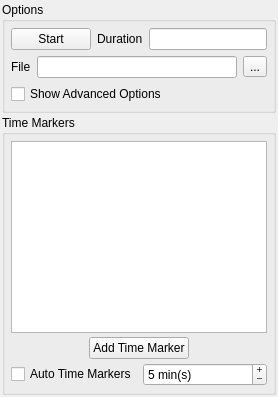
       <widget class="QWidget" name="mControlsRecordTab" >
        <attribute name="title" >
         <string>Record</string>
        </attribute>
        <layout class="QVBoxLayout" >
         <property name="spacing" >
          <number>2</number>
         </property>
         <property name="margin" >
          <number>2</number>
         </property>
         <item>
          <widget class="QGroupBox" name="mRecordOptionsGroupBox" >
           <property name="sizePolicy" >
            <sizepolicy vsizetype="Minimum" hsizetype="Preferred" >
             <horstretch>0</horstretch>
             <verstretch>0</verstretch>
            </sizepolicy>
           </property>
           <property name="title" >
            <string>Options</string>
           </property>
           <layout class="QVBoxLayout" >
            <property name="spacing" >
             <number>4</number>
            </property>
            <property name="margin" >
             <number>6</number>
            </property>
            <item>
             <widget class="QWidget" native="1" name="mOptionsVerticalLayout" >
              <layout class="QVBoxLayout" >
               <property name="spacing" >
                <number>6</number>
               </property>
               <property name="margin" >
                <number>0</number>
               </property>
               <item>
                <layout class="QHBoxLayout" >
                 <property name="spacing" >
                  <number>6</number>
                 </property>
                 <property name="margin" >
                  <number>0</number>
                 </property>
                 <item>
                  <widget class="QPushButton" name="mRecordStartButton" >
                   <property name="toolTip" >
                    <string>Start recording from present moment in the scenario. </string>
                   </property>
                   <property name="text" >
                    <string>Start</string>
                   </property>
                  </widget>
                 </item>
                 <item>
                  <widget class="QLabel" name="mRecordDurationLabel" >
                   <property name="text" >
                    <string>Duration</string>
                   </property>
                  </widget>
                 </item>
                 <item>
                  <widget class="QLineEdit" name="mRecordDurationLineEdit" >
                   <property name="enabled" >
                    <bool>true</bool>
                   </property>
                   <property name="alignment" >
                    <set>Qt::AlignRight</set>
                   </property>
                   <property name="readOnly" >
                    <bool>true</bool>
                   </property>
                  </widget>
                 </item>
                </layout>
               </item>
               <item>
                <layout class="QHBoxLayout" >
                 <property name="spacing" >
                  <number>6</number>
                 </property>
                 <property name="margin" >
                  <number>0</number>
                 </property>
                 <item>
                  <widget class="QLabel" name="mRecordFileLabel" >
                   <property name="text" >
                    <string>File</string>
                   </property>
                   <property name="buddy" >
                    <cstring>mRecordFileLineEdit</cstring>
                   </property>
                  </widget>
                 </item>
                 <item>
                  <widget class="QLineEdit" name="mRecordFileLineEdit" >
                   <property name="sizePolicy" >
                    <sizepolicy vsizetype="Fixed" hsizetype="Expanding" >
                     <horstretch>1</horstretch>
                     <verstretch>0</verstretch>
                    </sizepolicy>
                   </property>
                   <property name="toolTip" >
                    <string>The output file to write data to.</string>
                   </property>
                   <property name="readOnly" >
                    <bool>true</bool>
                   </property>
                  </widget>
                 </item>
                 <item>
                  <widget class="QToolButton" name="mRecordFilePushButton" >
                   <property name="text" >
                    <string>...</string>
                   </property>
                  </widget>
                 </item>
                </layout>
               </item>
               <item>
                <widget class="QCheckBox" name="mRecordShowAdvancedOptionsCheckBox" >
                 <property name="text" >
                  <string>Show Advanced Options</string>
                 </property>
                </widget>
               </item>
              </layout>
             </widget>
            </item>
           </layout>
          </widget>
         </item>
         <item>
          <widget class="QWidget" native="1" name="widget_4" >
           <property name="sizePolicy" >
            <sizepolicy vsizetype="Preferred" hsizetype="Preferred" >
             <horstretch>0</horstretch>
             <verstretch>10</verstretch>
            </sizepolicy>
           </property>
           <layout class="QVBoxLayout" >
            <property name="spacing" >
             <number>0</number>
            </property>
            <property name="margin" >
             <number>0</number>
            </property>
            <item>
             <widget class="QGroupBox" name="mRecordTimeMarkersGroupBox" >
              <property name="minimumSize" >
               <size>
                <width>0</width>
                <height>0</height>
               </size>
              </property>
              <property name="title" >
               <string>Time Markers</string>
              </property>
              <layout class="QVBoxLayout" >
               <property name="spacing" >
                <number>4</number>
               </property>
               <property name="margin" >
                <number>6</number>
               </property>
               <item>
                <widget class="QListWidget" name="mRecordTimeMarkersLineTextBox" >
                 <property name="toolTip" >
                  <string>Current time markers added to the scenario. </string>
                 </property>
                </widget>
               </item>
               <item>
                <layout class="QHBoxLayout" >
                 <property name="spacing" >
                  <number>6</number>
                 </property>
                 <property name="margin" >
                  <number>0</number>
                 </property>
                 <item>
                  <spacer>
                   <property name="orientation" >
                    <enum>Qt::Horizontal</enum>
                   </property>
                   <property name="sizeHint" stdset="0" >
                    <size>
                     <width>40</width>
                     <height>20</height>
                    </size>
                   </property>
                  </spacer>
                 </item>
                 <item>
                  <widget class="QPushButton" name="mRecordAddTimeMarkerButton" >
                   <property name="sizePolicy" >
                    <sizepolicy vsizetype="Fixed" hsizetype="Minimum" >
                     <horstretch>0</horstretch>
                     <verstretch>0</verstretch>
                    </sizepolicy>
                   </property>
                   <property name="minimumSize" >
                    <size>
                     <width>0</width>
                     <height>11</height>
                    </size>
                   </property>
                   <property name="toolTip" >
                    <string>Adds a time marker at the current moment in simulation time. </string>
                   </property>
                   <property name="text" >
                    <string>Add Time Marker</string>
                   </property>
                  </widget>
                 </item>
                 <item>
                  <spacer>
                   <property name="orientation" >
                    <enum>Qt::Horizontal</enum>
                   </property>
                   <property name="sizeHint" stdset="0" >
                    <size>
                     <width>40</width>
                     <height>20</height>
                    </size>
                   </property>
                  </spacer>
                 </item>
                </layout>
               </item>
               <item>
                <widget class="QWidget" native="1" name="horizontalLayout" >
                 <layout class="QHBoxLayout" >
                  <property name="spacing" >
                   <number>6</number>
                  </property>
                  <property name="margin" >
                   <number>0</number>
                  </property>
                  <item>
                   <widget class="QCheckBox" name="mRecordAutomaticTimeMarkersCheckBox" >
                    <property name="toolTip" >
                     <string>Add a time marker every minute specified in the box to the right. </string>
                    </property>
                    <property name="text" >
                     <string>Auto Time Markers</string>
                    </property>
                   </widget>
                  </item>
                  <item>
                   <widget class="QSpinBox" name="mRecordAutomaticTimeMarkersSpinBox" >
                    <property name="sizePolicy" >
                     <sizepolicy vsizetype="Fixed" hsizetype="Expanding" >
                      <horstretch>0</horstretch>
                      <verstretch>0</verstretch>
                     </sizepolicy>
                    </property>
                    <property name="buttonSymbols" >
                     <enum>QAbstractSpinBox::PlusMinus</enum>
                    </property>
                    <property name="specialValueText" >
                     <string> min</string>
                    </property>
                    <property name="suffix" >
                     <string> min(s)</string>
                    </property>
                    <property name="maximum" >
                     <number>30</number>
                    </property>
                    <property name="value" >
                     <number>5</number>
                    </property>
                   </widget>
                  </item>
                 </layout>
                </widget>
               </item>
              </layout>
             </widget>
            </item>
           </layout>
          </widget>
         </item>
        </layout>
       </widget>
